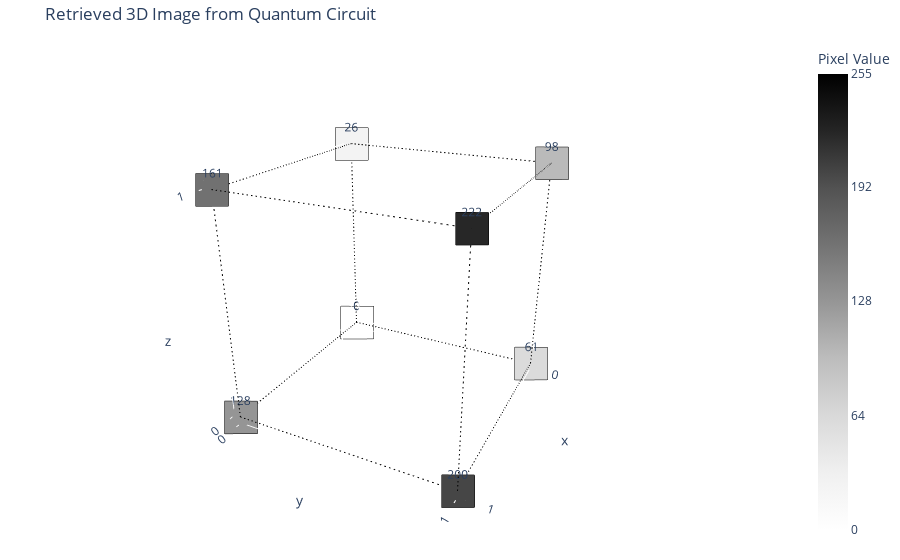

The code cell stored with this chart in its notebook:
### Markdown cell above
## Retrieving the image

### Code cell
retrieved_image = mfrqi.retrieve_function(result, image_dimensionality=3)
plot_3d_image(retrieved_image, title="Retrieved 3D Image")

### Figure 1 — Plotly figure (JSON) as saved in the notebook; plotly's stock layout.template omitted (floating-point values rounded to 4 significant figures)
{"data": [{"marker": {"cmax": 255, "cmin": 0, "color": [0, 26, 61, 98, 128, 161, 200, 222], "colorbar": {"ticktext": ["0", "64", "128", "192", "255"], "tickvals": [0, 64, 128, 192, 255], "title": {"text": "Pixel Value"}}, "colorscale": [[0, "rgb(255,255,255)"], [0.125, "rgb(240,240,240)"], [0.25, "rgb(217,217,217)"], [0.375, "rgb(189,189,189)"], [0.5, "rgb(150,150,150)"], [0.625, "rgb(115,115,115)"], [0.75, "rgb(82,82,82)"], [0.875, "rgb(37,37,37)"], [1, "rgb(0,0,0)"]], "line": {"color": "black", "width": 2}, "size": 12, "symbol": "square"}, "mode": "markers+text", "showlegend": false, "text": [0.0, 26.0, 61.0, 98.0, 128.0, 161.0, 200.0, 222.0], "textposition": "top center", "type": "scatter3d", "x": [0, 0, 0, 0, 1, 1, 1, 1], "y": [0, 0, 1, 1, 0, 0, 1, 1], "z": [0, 1, 0, 1, 0, 1, 0, 1]}, {"line": {"color": "black", "dash": "dash", "width": 2}, "mode": "lines", "showlegend": false, "type": "scatter3d", "x": [0, 1], "y": [0, 0], "z": [0, 0]}, {"line": {"color": "black", "dash": "dash", "width": 2}, "mode": "lines", "showlegend": false, "type": "scatter3d", "x": [0, 1], "y": [0, 0], "z": [1, 1]}, {"line": {"color": "black", "dash": "dash", "width": 2}, "mode": "lines", "showlegend": false, "type": "scatter3d", "x": [0, 1], "y": [0, 0], "z": [0, 0]}, {"line": {"color": "black", "dash": "dash", "width": 2}, "mode": "lines", "showlegend": false, "type": "scatter3d", "x": [0, 1], "y": [0, 0], "z": [1, 1]}, {"line": {"color": "black", "dash": "dash", "width": 2}, "mode": "lines", "showlegend": false, "type": "scatter3d", "x": [0, 1], "y": [0, 0], "z": [0, 0]}, {"line": {"color": "black", "dash": "dash", "width": 2}, "mode": "lines", "showlegend": false, "type": "scatter3d", "x": [0, 1], "y": [0, 0], "z": [1, 1]}, {"line": {"color": "black", "dash": "dash", "width": 2}, "mode": "lines", "showlegend": false, "type": "scatter3d", "x": [0, 1], "y": [0, 0], "z": [0, 0]}, {"line": {"color": "black", "dash": "dash", "width": 2}, "mode": "lines", "showlegend": false, "type": "scatter3d", "x": [0, 1], "y": [0, 0], "z": [1, 1]}, {"line": {"color": "black", "dash": "dash", "width": 2}, "mode": "lines", "showlegend": false, "type": "scatter3d", "x": [0, 1], "y": [0, 0], "z": [0, 0]}, {"line": {"color": "black", "dash": "dash", "width": 2}, "mode": "lines", "showlegend": false, "type": "scatter3d", "x": [0, 1], "y": [0, 0], "z": [1, 1]}, {"line": {"color": "black", "dash": "dash", "width": 2}, "mode": "lines", "showlegend": false, "type": "scatter3d", "x": [0, 1], "y": [0, 0], "z": [0, 0]}, {"line": {"color": "black", "dash": "dash", "width": 2}, "mode": "lines", "showlegend": false, "type": "scatter3d", "x": [0, 1], "y": [0, 0], "z": [1, 1]}, {"line": {"color": "black", "dash": "dash", "width": 2}, "mode": "lines", "showlegend": false, "type": "scatter3d", "x": [0, 1], "y": [0, 0], "z": [0, 0]}, {"line": {"color": "black", "dash": "dash", "width": 2}, "mode": "lines", "showlegend": false, "type": "scatter3d", "x": [0, 1], "y": [0, 0], "z": [1, 1]}, {"line": {"color": "black", "dash": "dash", "width": 2}, "mode": "lines", "showlegend": false, "type": "scatter3d", "x": [0, 1], "y": [0, 0], "z": [0, 0]}, {"line": {"color": "black", "dash": "dash", "width": 2}, "mode": "lines", "showlegend": false, "type": "scatter3d", "x": [0, 1], "y": [0, 0], "z": [1, 1]}, {"line": {"color": "black", "dash": "dash", "width": 2}, "mode": "lines", "showlegend": false, "type": "scatter3d", "x": [0, 1], "y": [1, 1], "z": [0, 0]}, {"line": {"color": "black", "dash": "dash", "width": 2}, "mode": "lines", "showlegend": false, "type": "scatter3d", "x": [0, 1], "y": [1, 1], "z": [1, 1]}, {"line": {"color": "black", "dash": "dash", "width": 2}, "mode": "lines", "showlegend": false, "type": "scatter3d", "x": [0, 1], "y": [1, 1], "z": [0, 0]}, {"line": {"color": "black", "dash": "dash", "width": 2}, "mode": "lines", "showlegend": false, "type": "scatter3d", "x": [0, 1], "y": [1, 1], "z": [1, 1]}, {"line": {"color": "black", "dash": "dash", "width": 2}, "mode": "lines", "showlegend": false, "type": "scatter3d", "x": [0, 1], "y": [1, 1], "z": [0, 0]}, {"line": {"color": "black", "dash": "dash", "width": 2}, "mode": "lines", "showlegend": false, "type": "scatter3d", "x": [0, 1], "y": [1, 1], "z": [1, 1]}, {"line": {"color": "black", "dash": "dash", "width": 2}, "mode": "lines", "showlegend": false, "type": "scatter3d", "x": [0, 1], "y": [1, 1], "z": [0, 0]}, {"line": {"color": "black", "dash": "dash", "width": 2}, "mode": "lines", "showlegend": false, "type": "scatter3d", "x": [0, 1], "y": [1, 1], "z": [1, 1]}, {"line": {"color": "black", "dash": "dash", "width": 2}, "mode": "lines", "showlegend": false, "type": "scatter3d", "x": [0, 1], "y": [1, 1], "z": [0, 0]}, {"line": {"color": "black", "dash": "dash", "width": 2}, "mode": "lines", "showlegend": false, "type": "scatter3d", "x": [0, 1], "y": [1, 1], "z": [1, 1]}, {"line": {"color": "black", "dash": "dash", "width": 2}, "mode": "lines", "showlegend": false, "type": "scatter3d", "x": [0, 1], "y": [1, 1], "z": [0, 0]}, {"line": {"color": "black", "dash": "dash", "width": 2}, "mode": "lines", "showlegend": false, "type": "scatter3d", "x": [0, 1], "y": [1, 1], "z": [1, 1]}, {"line": {"color": "black", "dash": "dash", "width": 2}, "mode": "lines", "showlegend": false, "type": "scatter3d", "x": [0, 1], "y": [1, 1], "z": [0, 0]}, {"line": {"color": "black", "dash": "dash", "width": 2}, "mode": "lines", "showlegend": false, "type": "scatter3d", "x": [0, 1], "y": [1, 1], "z": [1, 1]}, {"line": {"color": "black", "dash": "dash", "width": 2}, "mode": "lines", "showlegend": false, "type": "scatter3d", "x": [0, 1], "y": [1, 1], "z": [0, 0]}, {"line": {"color": "black", "dash": "dash", "width": 2}, "mode": "lines", "showlegend": false, "type": "scatter3d", "x": [0, 1], "y": [1, 1], "z": [1, 1]}, {"line": {"color": "black", "dash": "dash", "width": 2}, "mode": "lines", "showlegend": false, "type": "scatter3d", "x": [0, 1], "y": [0, 0], "z": [0, 0]}, {"line": {"color": "black", "dash": "dash", "width": 2}, "mode": "lines", "showlegend": false, "type": "scatter3d", "x": [0, 1], "y": [0, 0], "z": [1, 1]}, {"line": {"color": "black", "dash": "dash", "width": 2}, "mode": "lines", "showlegend": false, "type": "scatter3d", "x": [0, 1], "y": [0, 0], "z": [0, 0]}, {"line": {"color": "black", "dash": "dash", "width": 2}, "mode": "lines", "showlegend": false, "type": "scatter3d", "x": [0, 1], "y": [0, 0], "z": [1, 1]}, {"line": {"color": "black", "dash": "dash", "width": 2}, "mode": "lines", "showlegend": false, "type": "scatter3d", "x": [0, 1], "y": [0, 0], "z": [0, 0]}, {"line": {"color": "black", "dash": "dash", "width": 2}, "mode": "lines", "showlegend": false, "type": "scatter3d", "x": [0, 1], "y": [0, 0], "z": [1, 1]}, {"line": {"color": "black", "dash": "dash", "width": 2}, "mode": "lines", "showlegend": false, "type": "scatter3d", "x": [0, 1], "y": [0, 0], "z": [0, 0]}, {"line": {"color": "black", "dash": "dash", "width": 2}, "mode": "lines", "showlegend": false, "type": "scatter3d", "x": [0, 1], "y": [0, 0], "z": [1, 1]}, {"line": {"color": "black", "dash": "dash", "width": 2}, "mode": "lines", "showlegend": false, "type": "scatter3d", "x": [0, 1], "y": [0, 0], "z": [0, 0]}, {"line": {"color": "black", "dash": "dash", "width": 2}, "mode": "lines", "showlegend": false, "type": "scatter3d", "x": [0, 1], "y": [0, 0], "z": [1, 1]}, {"line": {"color": "black", "dash": "dash", "width": 2}, "mode": "lines", "showlegend": false, "type": "scatter3d", "x": [0, 1], "y": [0, 0], "z": [0, 0]}, {"line": {"color": "black", "dash": "dash", "width": 2}, "mode": "lines", "showlegend": false, "type": "scatter3d", "x": [0, 1], "y": [0, 0], "z": [1, 1]}, {"line": {"color": "black", "dash": "dash", "width": 2}, "mode": "lines", "showlegend": false, "type": "scatter3d", "x": [0, 1], "y": [0, 0], "z": [0, 0]}, {"line": {"color": "black", "dash": "dash", "width": 2}, "mode": "lines", "showlegend": false, "type": "scatter3d", "x": [0, 1], "y": [0, 0], "z": [1, 1]}, {"line": {"color": "black", "dash": "dash", "width": 2}, "mode": "lines", "showlegend": false, "type": "scatter3d", "x": [0, 1], "y": [0, 0], "z": [0, 0]}, {"line": {"color": "black", "dash": "dash", "width": 2}, "mode": "lines", "showlegend": false, "type": "scatter3d", "x": [0, 1], "y": [0, 0], "z": [1, 1]}, {"line": {"color": "black", "dash": "dash", "width": 2}, "mode": "lines", "showlegend": false, "type": "scatter3d", "x": [0, 1], "y": [1, 1], "z": [0, 0]}, {"line": {"color": "black", "dash": "dash", "width": 2}, "mode": "lines", "showlegend": false, "type": "scatter3d", "x": [0, 1], "y": [1, 1], "z": [1, 1]}, {"line": {"color": "black", "dash": "dash", "width": 2}, "mode": "lines", "showlegend": false, "type": "scatter3d", "x": [0, 1], "y": [1, 1], "z": [0, 0]}, {"line": {"color": "black", "dash": "dash", "width": 2}, "mode": "lines", "showlegend": false, "type": "scatter3d", "x": [0, 1], "y": [1, 1], "z": [1, 1]}, {"line": {"color": "black", "dash": "dash", "width": 2}, "mode": "lines", "showlegend": false, "type": "scatter3d", "x": [0, 1], "y": [1, 1], "z": [0, 0]}, {"line": {"color": "black", "dash": "dash", "width": 2}, "mode": "lines", "showlegend": false, "type": "scatter3d", "x": [0, 1], "y": [1, 1], "z": [1, 1]}, {"line": {"color": "black", "dash": "dash", "width": 2}, "mode": "lines", "showlegend": false, "type": "scatter3d", "x": [0, 1], "y": [1, 1], "z": [0, 0]}, {"line": {"color": "black", "dash": "dash", "width": 2}, "mode": "lines", "showlegend": false, "type": "scatter3d", "x": [0, 1], "y": [1, 1], "z": [1, 1]}, {"line": {"color": "black", "dash": "dash", "width": 2}, "mode": "lines", "showlegend": false, "type": "scatter3d", "x": [0, 1], "y": [1, 1], "z": [0, 0]}, {"line": {"color": "black", "dash": "dash", "width": 2}, "mode": "lines", "showlegend": false, "type": "scatter3d", "x": [0, 1], "y": [1, 1], "z": [1, 1]}, {"line": {"color": "black", "dash": "dash", "width": 2}, "mode": "lines", "showlegend": false, "type": "scatter3d", "x": [0, 1], "y": [1, 1], "z": [0, 0]}, {"line": {"color": "black", "dash": "dash", "width": 2}, "mode": "lines", "showlegend": false, "type": "scatter3d", "x": [0, 1], "y": [1, 1], "z": [1, 1]}, {"line": {"color": "black", "dash": "dash", "width": 2}, "mode": "lines", "showlegend": false, "type": "scatter3d", "x": [0, 1], "y": [1, 1], "z": [0, 0]}, {"line": {"color": "black", "dash": "dash", "width": 2}, "mode": "lines", "showlegend": false, "type": "scatter3d", "x": [0, 1], "y": [1, 1], "z": [1, 1]}, {"line": {"color": "black", "dash": "dash", "width": 2}, "mode": "lines", "showlegend": false, "type": "scatter3d", "x": [0, 1], "y": [1, 1], "z": [0, 0]}, {"line": {"color": "black", "dash": "dash", "width": 2}, "mode": "lines", "showlegend": false, "type": "scatter3d", "x": [0, 1], "y": [1, 1], "z": [1, 1]}, {"line": {"color": "black", "dash": "dash", "width": 2}, "mode": "lines", "showlegend": false, "type": "scatter3d", "x": [0, 0], "y": [0, 1], "z": [0, 0]}, {"line": {"color": "black", "dash": "dash", "width": 2}, "mode": "lines", "showlegend": false, "type": "scatter3d", "x": [0, 0], "y": [0, 1], "z": [1, 1]}, {"line": {"color": "black", "dash": "dash", "width": 2}, "mode": "lines", "showlegend": false, "type": "scatter3d", "x": [0, 0], "y": [0, 1], "z": [0, 0]}, {"line": {"color": "black", "dash": "dash", "width": 2}, "mode": "lines", "showlegend": false, "type": "scatter3d", "x": [0, 0], "y": [0, 1], "z": [1, 1]}, {"line": {"color": "black", "dash": "dash", "width": 2}, "mode": "lines", "showlegend": false, "type": "scatter3d", "x": [0, 0], "y": [0, 1], "z": [0, 0]}, {"line": {"color": "black", "dash": "dash", "width": 2}, "mode": "lines", "showlegend": false, "type": "scatter3d", "x": [0, 0], "y": [0, 1], "z": [1, 1]}, {"line": {"color": "black", "dash": "dash", "width": 2}, "mode": "lines", "showlegend": false, "type": "scatter3d", "x": [0, 0], "y": [0, 1], "z": [0, 0]}, {"line": {"color": "black", "dash": "dash", "width": 2}, "mode": "lines", "showlegend": false, "type": "scatter3d", "x": [0, 0], "y": [0, 1], "z": [1, 1]}, {"line": {"color": "black", "dash": "dash", "width": 2}, "mode": "lines", "showlegend": false, "type": "scatter3d", "x": [0, 0], "y": [0, 1], "z": [0, 0]}, {"line": {"color": "black", "dash": "dash", "width": 2}, "mode": "lines", "showlegend": false, "type": "scatter3d", "x": [0, 0], "y": [0, 1], "z": [1, 1]}, {"line": {"color": "black", "dash": "dash", "width": 2}, "mode": "lines", "showlegend": false, "type": "scatter3d", "x": [0, 0], "y": [0, 1], "z": [0, 0]}, {"line": {"color": "black", "dash": "dash", "width": 2}, "mode": "lines", "showlegend": false, "type": "scatter3d", "x": [0, 0], "y": [0, 1], "z": [1, 1]}, {"line": {"color": "black", "dash": "dash", "width": 2}, "mode": "lines", "showlegend": false, "type": "scatter3d", "x": [0, 0], "y": [0, 1], "z": [0, 0]}, {"line": {"color": "black", "dash": "dash", "width": 2}, "mode": "lines", "showlegend": false, "type": "scatter3d", "x": [0, 0], "y": [0, 1], "z": [1, 1]}, {"line": {"color": "black", "dash": "dash", "width": 2}, "mode": "lines", "showlegend": false, "type": "scatter3d", "x": [0, 0], "y": [0, 1], "z": [0, 0]}, {"line": {"color": "black", "dash": "dash", "width": 2}, "mode": "lines", "showlegend": false, "type": "scatter3d", "x": [0, 0], "y": [0, 1], "z": [1, 1]}, {"line": {"color": "black", "dash": "dash", "width": 2}, "mode": "lines", "showlegend": false, "type": "scatter3d", "x": [0, 0], "y": [0, 1], "z": [0, 0]}, {"line": {"color": "black", "dash": "dash", "width": 2}, "mode": "lines", "showlegend": false, "type": "scatter3d", "x": [0, 0], "y": [0, 1], "z": [1, 1]}, {"line": {"color": "black", "dash": "dash", "width": 2}, "mode": "lines", "showlegend": false, "type": "scatter3d", "x": [0, 0], "y": [0, 1], "z": [0, 0]}, {"line": {"color": "black", "dash": "dash", "width": 2}, "mode": "lines", "showlegend": false, "type": "scatter3d", "x": [0, 0], "y": [0, 1], "z": [1, 1]}, {"line": {"color": "black", "dash": "dash", "width": 2}, "mode": "lines", "showlegend": false, "type": "scatter3d", "x": [0, 0], "y": [0, 1], "z": [0, 0]}, {"line": {"color": "black", "dash": "dash", "width": 2}, "mode": "lines", "showlegend": false, "type": "scatter3d", "x": [0, 0], "y": [0, 1], "z": [1, 1]}, {"line": {"color": "black", "dash": "dash", "width": 2}, "mode": "lines", "showlegend": false, "type": "scatter3d", "x": [0, 0], "y": [0, 1], "z": [0, 0]}, {"line": {"color": "black", "dash": "dash", "width": 2}, "mode": "lines", "showlegend": false, "type": "scatter3d", "x": [0, 0], "y": [0, 1], "z": [1, 1]}, {"line": {"color": "black", "dash": "dash", "width": 2}, "mode": "lines", "showlegend": false, "type": "scatter3d", "x": [0, 0], "y": [0, 1], "z": [0, 0]}, {"line": {"color": "black", "dash": "dash", "width": 2}, "mode": "lines", "showlegend": false, "type": "scatter3d", "x": [0, 0], "y": [0, 1], "z": [1, 1]}, {"line": {"color": "black", "dash": "dash", "width": 2}, "mode": "lines", "showlegend": false, "type": "scatter3d", "x": [0, 0], "y": [0, 1], "z": [0, 0]}, {"line": {"color": "black", "dash": "dash", "width": 2}, "mode": "lines", "showlegend": false, "type": "scatter3d", "x": [0, 0], "y": [0, 1], "z": [1, 1]}, {"line": {"color": "black", "dash": "dash", "width": 2}, "mode": "lines", "showlegend": false, "type": "scatter3d", "x": [0, 0], "y": [0, 1], "z": [0, 0]}, {"line": {"color": "black", "dash": "dash", "width": 2}, "mode": "lines", "showlegend": false, "type": "scatter3d", "x": [0, 0], "y": [0, 1], "z": [1, 1]}, {"line": {"color": "black", "dash": "dash", "width": 2}, "mode": "lines", "showlegend": false, "type": "scatter3d", "x": [0, 0], "y": [0, 1], "z": [0, 0]}, {"line": {"color": "black", "dash": "dash", "width": 2}, "mode": "lines", "showlegend": false, "type": "scatter3d", "x": [0, 0], "y": [0, 1], "z": [1, 1]}, {"line": {"color": "black", "dash": "dash", "width": 2}, "mode": "lines", "showlegend": false, "type": "scatter3d", "x": [1, 1], "y": [0, 1], "z": [0, 0]}, {"line": {"color": "black", "dash": "dash", "width": 2}, "mode": "lines", "showlegend": false, "type": "scatter3d", "x": [1, 1], "y": [0, 1], "z": [1, 1]}, {"line": {"color": "black", "dash": "dash", "width": 2}, "mode": "lines", "showlegend": false, "type": "scatter3d", "x": [1, 1], "y": [0, 1], "z": [0, 0]}, {"line": {"color": "black", "dash": "dash", "width": 2}, "mode": "lines", "showlegend": false, "type": "scatter3d", "x": [1, 1], "y": [0, 1], "z": [1, 1]}, {"line": {"color": "black", "dash": "dash", "width": 2}, "mode": "lines", "showlegend": false, "type": "scatter3d", "x": [1, 1], "y": [0, 1], "z": [0, 0]}, {"line": {"color": "black", "dash": "dash", "width": 2}, "mode": "lines", "showlegend": false, "type": "scatter3d", "x": [1, 1], "y": [0, 1], "z": [1, 1]}, {"line": {"color": "black", "dash": "dash", "width": 2}, "mode": "lines", "showlegend": false, "type": "scatter3d", "x": [1, 1], "y": [0, 1], "z": [0, 0]}, {"line": {"color": "black", "dash": "dash", "width": 2}, "mode": "lines", "showlegend": false, "type": "scatter3d", "x": [1, 1], "y": [0, 1], "z": [1, 1]}, {"line": {"color": "black", "dash": "dash", "width": 2}, "mode": "lines", "showlegend": false, "type": "scatter3d", "x": [1, 1], "y": [0, 1], "z": [0, 0]}, {"line": {"color": "black", "dash": "dash", "width": 2}, "mode": "lines", "showlegend": false, "type": "scatter3d", "x": [1, 1], "y": [0, 1], "z": [1, 1]}, {"line": {"color": "black", "dash": "dash", "width": 2}, "mode": "lines", "showlegend": false, "type": "scatter3d", "x": [1, 1], "y": [0, 1], "z": [0, 0]}, {"line": {"color": "black", "dash": "dash", "width": 2}, "mode": "lines", "showlegend": false, "type": "scatter3d", "x": [1, 1], "y": [0, 1], "z": [1, 1]}, {"line": {"color": "black", "dash": "dash", "width": 2}, "mode": "lines", "showlegend": false, "type": "scatter3d", "x": [1, 1], "y": [0, 1], "z": [0, 0]}, {"line": {"color": "black", "dash": "dash", "width": 2}, "mode": "lines", "showlegend": false, "type": "scatter3d", "x": [1, 1], "y": [0, 1], "z": [1, 1]}, {"line": {"color": "black", "dash": "dash", "width": 2}, "mode": "lines", "showlegend": false, "type": "scatter3d", "x": [1, 1], "y": [0, 1], "z": [0, 0]}, {"line": {"color": "black", "dash": "dash", "width": 2}, "mode": "lines", "showlegend": false, "type": "scatter3d", "x": [1, 1], "y": [0, 1], "z": [1, 1]}, {"line": {"color": "black", "dash": "dash", "width": 2}, "mode": "lines", "showlegend": false, "type": "scatter3d", "x": [1, 1], "y": [0, 1], "z": [0, 0]}, {"line": {"color": "black", "dash": "dash", "width": 2}, "mode": "lines", "showlegend": false, "type": "scatter3d", "x": [1, 1], "y": [0, 1], "z": [1, 1]}, {"line": {"color": "black", "dash": "dash", "width": 2}, "mode": "lines", "showlegend": false, "type": "scatter3d", "x": [1, 1], "y": [0, 1], "z": [0, 0]}, {"line": {"color": "black", "dash": "dash", "width": 2}, "mode": "lines", "showlegend": false, "type": "scatter3d", "x": [1, 1], "y": [0, 1], "z": [1, 1]}, {"line": {"color": "black", "dash": "dash", "width": 2}, "mode": "lines", "showlegend": false, "type": "scatter3d", "x": [1, 1], "y": [0, 1], "z": [0, 0]}, {"line": {"color": "black", "dash": "dash", "width": 2}, "mode": "lines", "showlegend": false, "type": "scatter3d", "x": [1, 1], "y": [0, 1], "z": [1, 1]}, {"line": {"color": "black", "dash": "dash", "width": 2}, "mode": "lines", "showlegend": false, "type": "scatter3d", "x": [1, 1], "y": [0, 1], "z": [0, 0]}, {"line": {"color": "black", "dash": "dash", "width": 2}, "mode": "lines", "showlegend": false, "type": "scatter3d", "x": [1, 1], "y": [0, 1], "z": [1, 1]}, {"line": {"color": "black", "dash": "dash", "width": 2}, "mode": "lines", "showlegend": false, "type": "scatter3d", "x": [1, 1], "y": [0, 1], "z": [0, 0]}, {"line": {"color": "black", "dash": "dash", "width": 2}, "mode": "lines", "showlegend": false, "type": "scatter3d", "x": [1, 1], "y": [0, 1], "z": [1, 1]}, {"line": {"color": "black", "dash": "dash", "width": 2}, "mode": "lines", "showlegend": false, "type": "scatter3d", "x": [1, 1], "y": [0, 1], "z": [0, 0]}, {"line": {"color": "black", "dash": "dash", "width": 2}, "mode": "lines", "showlegend": false, "type": "scatter3d", "x": [1, 1], "y": [0, 1], "z": [1, 1]}, {"line": {"color": "black", "dash": "dash", "width": 2}, "mode": "lines", "showlegend": false, "type": "scatter3d", "x": [1, 1], "y": [0, 1], "z": [0, 0]}, {"line": {"color": "black", "dash": "dash", "width": 2}, "mode": "lines", "showlegend": false, "type": "scatter3d", "x": [1, 1], "y": [0, 1], "z": [1, 1]}, {"line": {"color": "black", "dash": "dash", "width": 2}, "mode": "lines", "showlegend": false, "type": "scatter3d", "x": [1, 1], "y": [0, 1], "z": [0, 0]}, {"line": {"color": "black", "dash": "dash", "width": 2}, "mode": "lines", "showlegend": false, "type": "scatter3d", "x": [1, 1], "y": [0, 1], "z": [1, 1]}, {"line": {"color": "black", "dash": "dash", "width": 2}, "mode": "lines", "showlegend": false, "type": "scatter3d", "x": [0, 0], "y": [0, 0], "z": [0, 1]}, {"line": {"color": "black", "dash": "dash", "width": 2}, "mode": "lines", "showlegend": false, "type": "scatter3d", "x": [0, 0], "y": [0, 0], "z": [0, 1]}, {"line": {"color": "black", "dash": "dash", "width": 2}, "mode": "lines", "showlegend": false, "type": "scatter3d", "x": [0, 0], "y": [1, 1], "z": [0, 1]}, {"line": {"color": "black", "dash": "dash", "width": 2}, "mode": "lines", "showlegend": false, "type": "scatter3d", "x": [0, 0], "y": [1, 1], "z": [0, 1]}, {"line": {"color": "black", "dash": "dash", "width": 2}, "mode": "lines", "showlegend": false, "type": "scatter3d", "x": [0, 0], "y": [0, 0], "z": [0, 1]}, {"line": {"color": "black", "dash": "dash", "width": 2}, "mode": "lines", "showlegend": false, "type": "scatter3d", "x": [0, 0], "y": [0, 0], "z": [0, 1]}, {"line": {"color": "black", "dash": "dash", "width": 2}, "mode": "lines", "showlegend": false, "type": "scatter3d", "x": [0, 0], "y": [1, 1], "z": [0, 1]}, {"line": {"color": "black", "dash": "dash", "width": 2}, "mode": "lines", "showlegend": false, "type": "scatter3d", "x": [0, 0], "y": [1, 1], "z": [0, 1]}, {"line": {"color": "black", "dash": "dash", "width": 2}, "mode": "lines", "showlegend": false, "type": "scatter3d", "x": [0, 0], "y": [0, 0], "z": [0, 1]}, {"line": {"color": "black", "dash": "dash", "width": 2}, "mode": "lines", "showlegend": false, "type": "scatter3d", "x": [0, 0], "y": [0, 0], "z": [0, 1]}, {"line": {"color": "black", "dash": "dash", "width": 2}, "mode": "lines", "showlegend": false, "type": "scatter3d", "x": [0, 0], "y": [1, 1], "z": [0, 1]}, {"line": {"color": "black", "dash": "dash", "width": 2}, "mode": "lines", "showlegend": false, "type": "scatter3d", "x": [0, 0], "y": [1, 1], "z": [0, 1]}, {"line": {"color": "black", "dash": "dash", "width": 2}, "mode": "lines", "showlegend": false, "type": "scatter3d", "x": [0, 0], "y": [0, 0], "z": [0, 1]}, {"line": {"color": "black", "dash": "dash", "width": 2}, "mode": "lines", "showlegend": false, "type": "scatter3d", "x": [0, 0], "y": [0, 0], "z": [0, 1]}, {"line": {"color": "black", "dash": "dash", "width": 2}, "mode": "lines", "showlegend": false, "type": "scatter3d", "x": [0, 0], "y": [1, 1], "z": [0, 1]}, {"line": {"color": "black", "dash": "dash", "width": 2}, "mode": "lines", "showlegend": false, "type": "scatter3d", "x": [0, 0], "y": [1, 1], "z": [0, 1]}, {"line": {"color": "black", "dash": "dash", "width": 2}, "mode": "lines", "showlegend": false, "type": "scatter3d", "x": [0, 0], "y": [0, 0], "z": [0, 1]}, {"line": {"color": "black", "dash": "dash", "width": 2}, "mode": "lines", "showlegend": false, "type": "scatter3d", "x": [0, 0], "y": [0, 0], "z": [0, 1]}, {"line": {"color": "black", "dash": "dash", "width": 2}, "mode": "lines", "showlegend": false, "type": "scatter3d", "x": [0, 0], "y": [1, 1], "z": [0, 1]}, {"line": {"color": "black", "dash": "dash", "width": 2}, "mode": "lines", "showlegend": false, "type": "scatter3d", "x": [0, 0], "y": [1, 1], "z": [0, 1]}, {"line": {"color": "black", "dash": "dash", "width": 2}, "mode": "lines", "showlegend": false, "type": "scatter3d", "x": [0, 0], "y": [0, 0], "z": [0, 1]}, {"line": {"color": "black", "dash": "dash", "width": 2}, "mode": "lines", "showlegend": false, "type": "scatter3d", "x": [0, 0], "y": [0, 0], "z": [0, 1]}, {"line": {"color": "black", "dash": "dash", "width": 2}, "mode": "lines", "showlegend": false, "type": "scatter3d", "x": [0, 0], "y": [1, 1], "z": [0, 1]}, {"line": {"color": "black", "dash": "dash", "width": 2}, "mode": "lines", "showlegend": false, "type": "scatter3d", "x": [0, 0], "y": [1, 1], "z": [0, 1]}, {"line": {"color": "black", "dash": "dash", "width": 2}, "mode": "lines", "showlegend": false, "type": "scatter3d", "x": [0, 0], "y": [0, 0], "z": [0, 1]}, {"line": {"color": "black", "dash": "dash", "width": 2}, "mode": "lines", "showlegend": false, "type": "scatter3d", "x": [0, 0], "y": [0, 0], "z": [0, 1]}, {"line": {"color": "black", "dash": "dash", "width": 2}, "mode": "lines", "showlegend": false, "type": "scatter3d", "x": [0, 0], "y": [1, 1], "z": [0, 1]}, {"line": {"color": "black", "dash": "dash", "width": 2}, "mode": "lines", "showlegend": false, "type": "scatter3d", "x": [0, 0], "y": [1, 1], "z": [0, 1]}, {"line": {"color": "black", "dash": "dash", "width": 2}, "mode": "lines", "showlegend": false, "type": "scatter3d", "x": [0, 0], "y": [0, 0], "z": [0, 1]}, {"line": {"color": "black", "dash": "dash", "width": 2}, "mode": "lines", "showlegend": false, "type": "scatter3d", "x": [0, 0], "y": [0, 0], "z": [0, 1]}, {"line": {"color": "black", "dash": "dash", "width": 2}, "mode": "lines", "showlegend": false, "type": "scatter3d", "x": [0, 0], "y": [1, 1], "z": [0, 1]}, {"line": {"color": "black", "dash": "dash", "width": 2}, "mode": "lines", "showlegend": false, "type": "scatter3d", "x": [0, 0], "y": [1, 1], "z": [0, 1]}, {"line": {"color": "black", "dash": "dash", "width": 2}, "mode": "lines", "showlegend": false, "type": "scatter3d", "x": [1, 1], "y": [0, 0], "z": [0, 1]}, {"line": {"color": "black", "dash": "dash", "width": 2}, "mode": "lines", "showlegend": false, "type": "scatter3d", "x": [1, 1], "y": [0, 0], "z": [0, 1]}, {"line": {"color": "black", "dash": "dash", "width": 2}, "mode": "lines", "showlegend": false, "type": "scatter3d", "x": [1, 1], "y": [1, 1], "z": [0, 1]}, {"line": {"color": "black", "dash": "dash", "width": 2}, "mode": "lines", "showlegend": false, "type": "scatter3d", "x": [1, 1], "y": [1, 1], "z": [0, 1]}, {"line": {"color": "black", "dash": "dash", "width": 2}, "mode": "lines", "showlegend": false, "type": "scatter3d", "x": [1, 1], "y": [0, 0], "z": [0, 1]}, {"line": {"color": "black", "dash": "dash", "width": 2}, "mode": "lines", "showlegend": false, "type": "scatter3d", "x": [1, 1], "y": [0, 0], "z": [0, 1]}, {"line": {"color": "black", "dash": "dash", "width": 2}, "mode": "lines", "showlegend": false, "type": "scatter3d", "x": [1, 1], "y": [1, 1], "z": [0, 1]}, {"line": {"color": "black", "dash": "dash", "width": 2}, "mode": "lines", "showlegend": false, "type": "scatter3d", "x": [1, 1], "y": [1, 1], "z": [0, 1]}, {"line": {"color": "black", "dash": "dash", "width": 2}, "mode": "lines", "showlegend": false, "type": "scatter3d", "x": [1, 1], "y": [0, 0], "z": [0, 1]}, {"line": {"color": "black", "dash": "dash", "width": 2}, "mode": "lines", "showlegend": false, "type": "scatter3d", "x": [1, 1], "y": [0, 0], "z": [0, 1]}, {"line": {"color": "black", "dash": "dash", "width": 2}, "mode": "lines", "showlegend": false, "type": "scatter3d", "x": [1, 1], "y": [1, 1], "z": [0, 1]}, {"line": {"color": "black", "dash": "dash", "width": 2}, "mode": "lines", "showlegend": false, "type": "scatter3d", "x": [1, 1], "y": [1, 1], "z": [0, 1]}, {"line": {"color": "black", "dash": "dash", "width": 2}, "mode": "lines", "showlegend": false, "type": "scatter3d", "x": [1, 1], "y": [0, 0], "z": [0, 1]}, {"line": {"color": "black", "dash": "dash", "width": 2}, "mode": "lines", "showlegend": false, "type": "scatter3d", "x": [1, 1], "y": [0, 0], "z": [0, 1]}, {"line": {"color": "black", "dash": "dash", "width": 2}, "mode": "lines", "showlegend": false, "type": "scatter3d", "x": [1, 1], "y": [1, 1], "z": [0, 1]}, {"line": {"color": "black", "dash": "dash", "width": 2}, "mode": "lines", "showlegend": false, "type": "scatter3d", "x": [1, 1], "y": [1, 1], "z": [0, 1]}, {"line": {"color": "black", "dash": "dash", "width": 2}, "mode": "lines", "showlegend": false, "type": "scatter3d", "x": [1, 1], "y": [0, 0], "z": [0, 1]}, {"line": {"color": "black", "dash": "dash", "width": 2}, "mode": "lines", "showlegend": false, "type": "scatter3d", "x": [1, 1], "y": [0, 0], "z": [0, 1]}, {"line": {"color": "black", "dash": "dash", "width": 2}, "mode": "lines", "showlegend": false, "type": "scatter3d", "x": [1, 1], "y": [1, 1], "z": [0, 1]}, {"line": {"color": "black", "dash": "dash", "width": 2}, "mode": "lines", "showlegend": false, "type": "scatter3d", "x": [1, 1], "y": [1, 1], "z": [0, 1]}, {"line": {"color": "black", "dash": "dash", "width": 2}, "mode": "lines", "showlegend": false, "type": "scatter3d", "x": [1, 1], "y": [0, 0], "z": [0, 1]}, {"line": {"color": "black", "dash": "dash", "width": 2}, "mode": "lines", "showlegend": false, "type": "scatter3d", "x": [1, 1], "y": [0, 0], "z": [0, 1]}, {"line": {"color": "black", "dash": "dash", "width": 2}, "mode": "lines", "showlegend": false, "type": "scatter3d", "x": [1, 1], "y": [1, 1], "z": [0, 1]}, {"line": {"color": "black", "dash": "dash", "width": 2}, "mode": "lines", "showlegend": false, "type": "scatter3d", "x": [1, 1], "y": [1, 1], "z": [0, 1]}, {"line": {"color": "black", "dash": "dash", "width": 2}, "mode": "lines", "showlegend": false, "type": "scatter3d", "x": [1, 1], "y": [0, 0], "z": [0, 1]}, {"line": {"color": "black", "dash": "dash", "width": 2}, "mode": "lines", "showlegend": false, "type": "scatter3d", "x": [1, 1], "y": [0, 0], "z": [0, 1]}, {"line": {"color": "black", "dash": "dash", "width": 2}, "mode": "lines", "showlegend": false, "type": "scatter3d", "x": [1, 1], "y": [1, 1], "z": [0, 1]}, {"line": {"color": "black", "dash": "dash", "width": 2}, "mode": "lines", "showlegend": false, "type": "scatter3d", "x": [1, 1], "y": [1, 1], "z": [0, 1]}, {"line": {"color": "black", "dash": "dash", "width": 2}, "mode": "lines", "showlegend": false, "type": "scatter3d", "x": [1, 1], "y": [0, 0], "z": [0, 1]}, {"line": {"color": "black", "dash": "dash", "width": 2}, "mode": "lines", "showlegend": false, "type": "scatter3d", "x": [1, 1], "y": [0, 0], "z": [0, 1]}, {"line": {"color": "black", "dash": "dash", "width": 2}, "mode": "lines", "showlegend": false, "type": "scatter3d", "x": [1, 1], "y": [1, 1], "z": [0, 1]}, {"line": {"color": "black", "dash": "dash", "width": 2}, "mode": "lines", "showlegend": false, "type": "scatter3d", "x": [1, 1], "y": [1, 1], "z": [0, 1]}], "layout": {"margin": {"b": 20, "l": 0, "r": 0, "t": 40}, "scene": {"camera": {"eye": {"x": 2, "y": 1, "z": 1}}, "xaxis": {"dtick": 1, "showbackground": false}, "yaxis": {"dtick": 1, "showbackground": false}, "zaxis": {"dtick": 1, "showbackground": false}}, "title": {"text": "Retrieved 3D Image from Quantum Circuit"}}}
